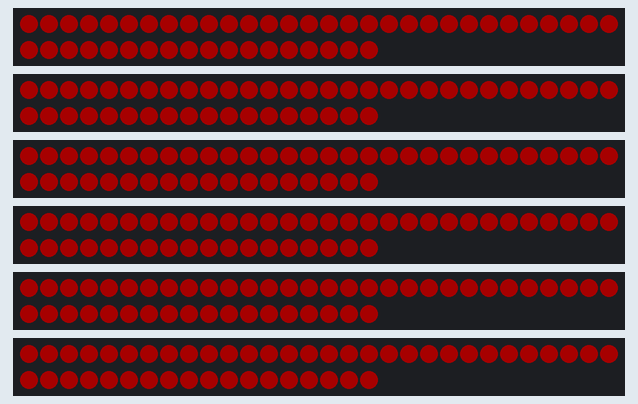
Simulated run of this sketch. Board: Arduino Uno, built with avr-gcc and run on an emulated ATmega328P. On the bench: 6 × 48 RGB LEDs in strip order, left to right, continuing on the next row. Dim RGB values are drawn brighter than linear.

Above: at 0.1 s.
At 1.3 s:
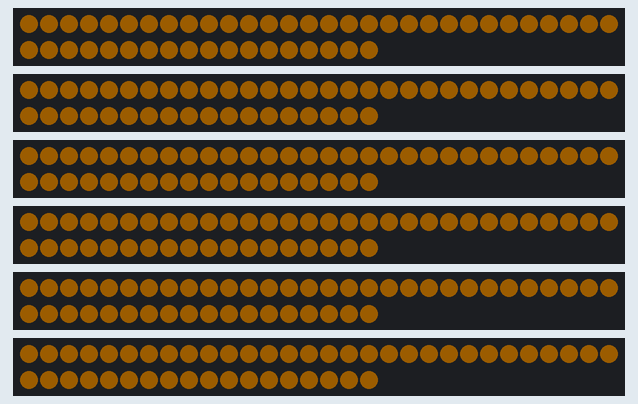
At 3.2 s:
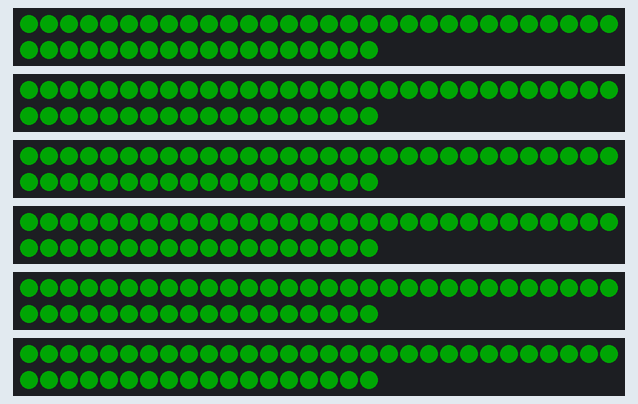

The sketch:

arduino_v3.ino
```cpp
#include <Arduino.h>
#include <FastLED.h>

#define MAX_LEDS 48
#define NUM_LEDS_0 48
#define NUM_LEDS_1 48
#define NUM_LEDS_2 48
#define NUM_LEDS_3 48
#define NUM_LEDS_4 48
#define NUM_LEDS_5 48

#define LED_PIN_0 2
#define LED_PIN_1 3
#define LED_PIN_2 4
#define LED_PIN_3 5
#define LED_PIN_4 6
#define LED_PIN_5 7


// Timings
unsigned long startMillis1;
unsigned long startMillis2;
unsigned long currentMillis;
const unsigned long period1 = 10;
const unsigned long period2 = 500;

// Serial
const unsigned int serial_max_char = 20;

// LEDs
CRGB leds [6][MAX_LEDS];
int led_status [6][3] = {{0,0}, {0,0}, {0,0}, {0,0}, {0,0}, {0,0}};


int fetch_num_leds(int tube)
{
  if (tube == 0) {
    return NUM_LEDS_0;
  } else if (tube == 1) {
    return NUM_LEDS_1;
  } else if (tube == 2) {
    return NUM_LEDS_2;
  } else if (tube == 3) {
    return NUM_LEDS_3;
  } else if (tube == 4) {
    return NUM_LEDS_4;
  } else if (tube == 5) {
    return NUM_LEDS_5;
  } else {
    return MAX_LEDS;
  }
}

void light_tube(int tube, int hue, int brightness)
{
  int num_leds = fetch_num_leds(tube);
  for (int i = 0; i < num_leds; i++) {
    leds[tube][i] = CHSV(hue, 255, brightness);
    //FastLED.show();
  }
}

void light_tube_number(int tnum, int hue, int brightness)
// Changes  light tube display based on tube number from 0 - 6
// Use tnum = 999 for all tubes
{
  if (tnum == 0 || tnum == 999)
  {
    light_tube(0, hue, brightness);
    led_status[0][0] = hue;
    led_status[0][1] = brightness;
  }
  if (tnum == 1 || tnum == 999)
  {
    light_tube(1, hue, brightness);
    led_status[1][0] = hue;
    led_status[1][1] = brightness;
  }
  if (tnum == 2 || tnum == 999)
  {
    light_tube(2, hue, brightness);
    led_status[2][0] = hue;
    led_status[2][1] = brightness;
  }
  if (tnum == 3 || tnum == 999)
  {
    light_tube(3, hue, brightness);
    led_status[3][0] = hue;
    led_status[3][1] = brightness;
  }
  if (tnum == 4 || tnum == 999)
  {
    light_tube(4, hue, brightness);
    led_status[4][0] = hue;
    led_status[4][1] = brightness;
  }
  if (tnum == 5 || tnum == 999)
  {
    light_tube(5, hue, brightness);
    led_status[5][0] = hue;
    led_status[5][1] = brightness;
  }

  //FastLED.show();
}

void sendledstatus() {
  int s = (sizeof(led_status) / sizeof(led_status[0]));
  for (int i=0; i<s; i++)
  {
    Serial.println("LED," + String(i) + "," + String(led_status[i][0]) + "," + String(led_status[i][1]));
  }
}

String readserial()
// Read all serial buffer upto the character ';' or until message length exceeds 20 characters.
{
  const unsigned int max_message_length = 100;
  static unsigned int message_pos =0;
  static char message[max_message_length];

  while (Serial.available() == 0)
  {
    char byte = Serial.read();

    if (byte != ';' && message_pos < max_message_length)
    {
      message[message_pos] = byte;
      message_pos++;
    }
    else
    {
      message_pos = 0;
      return message;
    }
  }
}

// Function to parse a string into an array of substrings
int splitString(String input, char separator, String* output, int outputSize) {
  int partCount = 0;
  int startIndex = 0;
  int endIndex = input.indexOf(separator);

  while (endIndex >= 0 && partCount < outputSize) {
    output[partCount] = input.substring(startIndex, endIndex);
    partCount++;
    startIndex = endIndex + 1;
    endIndex = input.indexOf(separator, startIndex);
  }

  // Add the last part of the string if there is room in the output array
  if (partCount < outputSize) {
    output[partCount] = input.substring(startIndex);
    partCount++;
  }

  return partCount;
}

void parseledfromserial()
{
  String receivedMessage = readserial();
  const int numTubes = 6;

  // Check if message is for all tubes
  // Messageformat: 'ALLLED,hue0,brightness0,hue1,brightness1,hue2,brightness2,hue3,brightness3,hue4,brightness4,hue5,brightness5,hue6,brightness6'
  char messageArray[256];
  receivedMessage.toCharArray(messageArray, 256);

  char *token = strtok(messageArray, ",");
  if (token != NULL && strcmp(token, "ALLLED") == 0) {
    int ledHue[numTubes];
    int ledBrightness[numTubes];
    for (int i = 0; i < numTubes; i++) {
      token = strtok(NULL, ",");
      if (token != NULL) {
        ledHue[i] = atoi(token);
      }
      token = strtok(NULL, ",");
      if (token != NULL) {
        ledBrightness[i] = atoi(token);
      }
    }

    for (int i = 0; i < numTubes; i++) {
      int hue = ledHue[i];
      int brightness = ledBrightness[i];

      // Call the lightuptube function to light up the LED
      light_tube_number(i, hue, brightness); // Pass the LED index as 'tnum'
    }
  }

  // Check if message is for single tube
  // Messageformat: 'LED,tnum,hue,brightness'
  else if (receivedMessage.startsWith("LED,")) {
      String values = receivedMessage.substring(4); // Skip "LED,"
      int commaIndex1 = values.indexOf(',');
      int commaIndex2 = values.lastIndexOf(',');

      if (commaIndex1 != -1 && commaIndex2 != -1 && commaIndex1 < commaIndex2) {
        int tnum = values.substring(0, commaIndex1).toInt();
        int hue = values.substring(commaIndex1 + 1, commaIndex2).toInt();
        int brightness = values.substring(commaIndex2 + 1).toInt();
        // Light up tube
        light_tube_number(tnum, hue, brightness);
      }
  }

  FastLED.show();

}

void setup() {
  Serial.begin(9600);
  FastLED.addLeds<NEOPIXEL, LED_PIN_0>(leds[0], NUM_LEDS_0);
  FastLED.addLeds<NEOPIXEL, LED_PIN_1>(leds[1], NUM_LEDS_1);
  FastLED.addLeds<NEOPIXEL, LED_PIN_2>(leds[2], NUM_LEDS_2);
  FastLED.addLeds<NEOPIXEL, LED_PIN_3>(leds[3], NUM_LEDS_3);
  FastLED.addLeds<NEOPIXEL, LED_PIN_4>(leds[4], NUM_LEDS_4);
  FastLED.addLeds<NEOPIXEL, LED_PIN_5>(leds[5], NUM_LEDS_5);

  // Setup flash
  for (int i = 0; i<6; i++) {
    light_tube_number(999, i*20, 100);
    FastLED.show();
    delay(300);
    light_tube_number(999, 0, 0);
    FastLED.show();
    delay(300);
  }

  // TODO: calibration routine for the cap sensors

}

void loop() {

  currentMillis = millis();

  if (currentMillis - startMillis1 >= period1)
  {
    startMillis1 = currentMillis;
    parseledfromserial();
  }

  // if (currentMillis - startMillis2 >= period2)
  // {
  //   startMillis2 = currentMillis;
    //sendledstatus();
  // }

}
```
